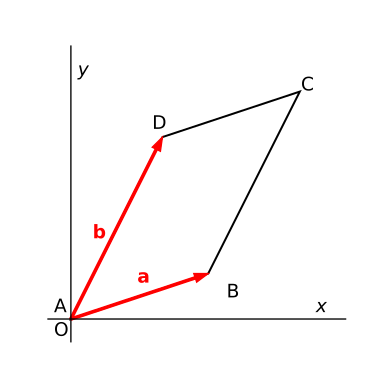

Source code (Python):
import numpy as np
import os
from itertools import product
import matplotlib.pyplot as plt
import matplotlib.patches as patches
import matplotlib.lines as lines

plt.style.use('default')
# plt.style.use('dark_background')
dir_path = os.path.dirname(os.path.realpath(__file__))
solution = False

fig, ax = plt.subplots(figsize=(4,4))
# set axis limit
ax.set_ylim(-0.5, 6)
ax.set_xlim(-0.5, 6)
# style for text
text_kw = dict(fontsize=14, transform=ax.transAxes)

# Make parallelogram
ori = np.zeros((2,))
a = np.array([3,1])
b = np.array([2,4])
verts = [ori, a, a+b, b]
poly = patches.Polygon(verts, edgecolor='black', fill=False, linewidth=1.5)
ax.add_patch(poly)

# draw auxilliary lines
if solution:
    ## cut-and-paste triangles
    q = np.array([a[0] - a[1]*b[0]/b[1], 0])
    tri1 = patches.Polygon([ori, q, a], facecolor='lightblue', edgecolor=None)
    ax.add_patch(tri1)
    tri2 = patches.Polygon([b, b+q, a+b], facecolor='lightblue', edgecolor=None)
    ax.add_patch(tri2)

    ## auxilliary lines
    line_kw = dict(linewidth=1., linestyle='--', color='black')
    line1 = lines.Line2D([q[0],a[0]], [q[1],a[1]], **line_kw)
    line2 = lines.Line2D([b[0],b[0] + q[0]], [b[1],b[1] + q[1]], **line_kw)
    ax.add_artist(line1)
    ax.add_artist(line2)

    ## related labels
    ax.text(0.8, 0.65, 'P', **text_kw)
    ax.text(0.45, 0.02, 'Q', **text_kw)

# the basis vectors a and b
arrow_kw = {'color': 'red', 'head_width': 0.2, 'head_length': 0.3, 'width': 0.05, 'length_includes_head': True}
arrow_a = patches.FancyArrow(*ori, *a, **arrow_kw)
arrow_b = patches.FancyArrow(*ori, *b, **arrow_kw)
ax.add_patch(arrow_a)
ax.add_patch(arrow_b)
text_kw2 = dict(color='red')
ax.text(0.3, 0.2, r'$\mathbf{a}$', **text_kw, **text_kw2)
ax.text(0.15, 0.35, r'$\mathbf{b}$', **text_kw, **text_kw2)

# add axis label
ax.text(0.9, 0.1, '$x$', **text_kw)
ax.text(0.1, 0.9, '$y$', **text_kw)
# add important points
ax.text(0.02, 0.02, 'O', **text_kw)
ax.text(0.02, 0.1, 'A', **text_kw)
ax.text(0.6, 0.15, 'B', **text_kw)
ax.text(0.85, 0.85, 'C', **text_kw)
ax.text(0.35, 0.72, 'D', **text_kw)

# set axes width
for key in ax.spines:
    ax.spines[key].set_linewidth(1)
# remove unnecessary axes
ax.spines['right'].set_visible(False)
ax.spines['top'].set_visible(False)
# set axes to go across the origin
ax.spines['left'].set_position('zero')
ax.spines['bottom'].set_position('zero')
# remove ticks
ax.set_xticks([])
ax.set_yticks([])

plt.show()
if solution:
    fig.savefig(dir_path + '/2d_det-solution.svg')
else:
    fig.savefig(dir_path + '/2d_det.svg')